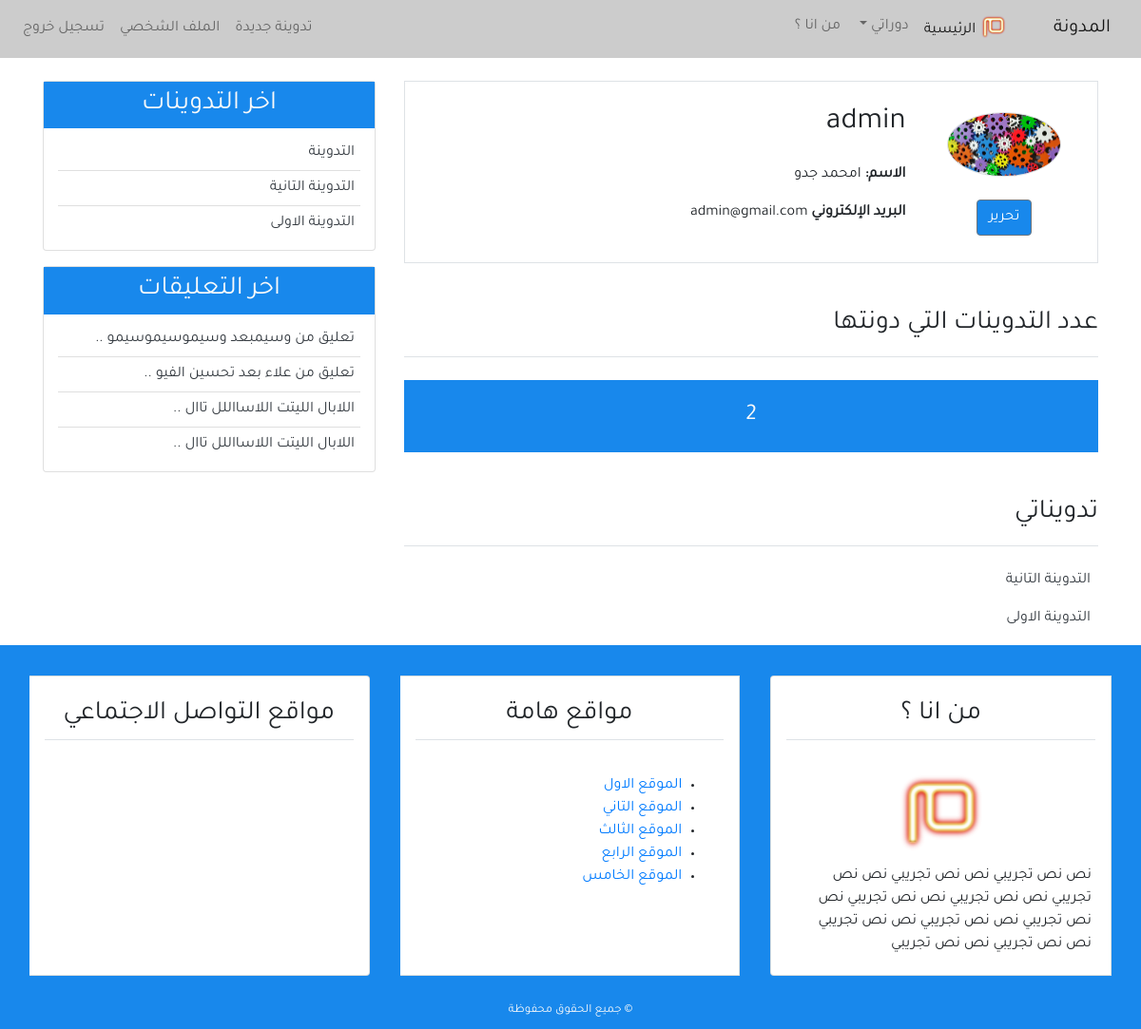
/profile/ (signed in), run on the app's committed database.
### user/models.py (models this page shows, shortened)
class Profile(models.Model):
    image = models.ImageField(default='default.jpg', upload_to='profile_pics')
    user = models.OneToOneField(User, on_delete=models.CASCADE)

### blog/models.py (models this page shows, shortened)
class Post(models.Model):
    title = models.CharField(max_length=100, blank=True, null=True)
    content = models.TextField()
    post_date = models.DateTimeField(default=timezone.now )
    post_update = models.DateTimeField(auto_now = True)
    author = models.ForeignKey(User, on_delete=models.CASCADE)
    class Meta :
        ordering = ('-post_date',)

class Comment(models.Model):
    name = models.CharField(max_length=50, verbose_name ='الاسم ' )
    email = models.EmailField(verbose_name ='البريد الالكتروني')
    body = models.TextField(verbose_name =' التعليق ')
    comment_date = models.DateTimeField(auto_now_add=True)
    active = models.BooleanField(default=False)
    post = models.ForeignKey(Post, related_name='comments', on_delete=models.CASCADE)
    class Meta :
        ordering = ('-comment_date',)

### user/views.py (the view)
# urls.py: path('profile/',views.profile,name = 'profile'),
@login_required(login_url='login')
def profile(request):
    posts = Post.objects.filter(author = request.user)
    return render(request,'user/profile.html',{
        'title': 'الملف الشخصي ' ,
        'posts' : posts
    })

### blog/templatetags/post_tag.py (called while the page is built)
@register.inclusion_tag('blog/latest_posts.html')  #decorator
def latest_posts() : #simple python function
    context ={
        'l_posts' :Post.objects.all()[0:5]
    }
    return context

@register.inclusion_tag('blog/latest_comments.html')  #decorator
def latest_comments() : #simple python function
    context ={
        'l_comments' : Comment.objects.filter(active = True)[:5],
    }
    return context

### user/templates/user/profile.html (shortened to what this page needs)
{% extends 'blog/base.html' %}
{% block content %}
    <div class="border p-4 mb-5 ">
   <div class="row">
   <div class="col-md-3 text-center">
   <img class="img-fluid rounded-circle  border m-2"  width="120px"
   src="{{ user.profile.image.url }}"
   alt="صورة الناشر"
   >
   <div class="mt-3">
       <a class="btn btn-secondary bg-secondary" href="#">    تحرير  </a>
   </div>
   </div>
   <div class="col-md-9">
    <h2 class="mb-4">{{user.username}} </h2>
    <p class="font-weight-bold">الاسم: <span class="font-weight-normal"> {{user.first_name}}  {{user.last_name}} </span></p>
    <p class="font-weight-bold"> البريد الإلكتروني <span class="font-weight-normal">{{user.email}}</span></p>
   </div>
        </div>
</div>
<div class="row">
<div class="col-md">
    <h3 class="border-bottom pb-3 mb-4">
        عدد التدوينات التي دونتها
    </h3>
    <h4 class="bg-secondary text-center p-4 text-light">
  {{posts.count}}
    </h4>
    <h3 class="border-bottom mb-4 pb-3 mt-5">تدويناتي</h3>
    {% for post  in posts  %}
        <ul class="pr-2">
            <a class="text-dark" href="{% url 'detail' post.pk %}"> {{post.title}} </a>
        </ul>
        {% empty %}
        <h4 class="text-center mb-5">لا يوجد تدوينات</h4>
        {% endfor %}
</div>
</div>
{% endblock content %}

### blog/templates/blog/latest_posts.html
<ul class="list-group-flush latest-post">
    {% for post  in l_posts  %}
      <li class="list-group-item latest-post-item" >
           <a class="text-dark" href="{% url 'detail' post.pk  %}"> {{post.title}} </a>
      </li>
    {% endfor %}
</ul>

### blog/templates/blog/latest_comments.html
<ul class="list-group-flush latest-comment">
    {% for comment  in l_comments  %}
      <li class="list-group-item latest-comment-item" >
           <a class="text-dark" href="{% url 'detail' comment.post.pk  %}">
            {% if comment.body|length > 25 %}
            {{comment.body|slice:'30'}} ..
            {% else %}
            {{comment.body}}
            {% endif %}
          </a>
      </li>
      {% empty %}
      <li class="list-group-item latest-comment-item" >  لا يوجد تعليقات </li>
    {% endfor %}
</ul>

### blog/static/blog/css/main.css (style rules this page uses)
html,body { direction: rtl; text-align: right; }
body { font-family: 'Tajawal' , sans-serif; }
.bg-secondary { background-color: #1888ec !important;; }
.latest-post, .latest-comment { padding: 0 15px; }
.latest-post .latest-post-item, .latest-comment .latest-comment-item { padding: 6px; }
.latest-post li:first-child, .latest-comment li:first-child { border-top: 0; }
.latest-post li:last-child, .latest-comment li:last-child { border-bottom: 0; padding-bottom: 0; }

### data on the page
Post: title "التدوينة التانية"
Post: title "التدوينة الاولى"
Post: title "التدوينة"
Comment: body "تعليق من وسيمبعد وسيموسيموسيمو"
Comment: body "تعليق من علاء بعد تحسين الفيو"
Comment: body "اللابال الليتت اللاسااللل تاال"
Comment: body "اللابال الليتت اللاسااللل تاال"

### other printed values
{{ user.username }} "admin"
{{ user.first_name }} "امحمد"
{{ user.last_name }} "جدو"
{{ user.email }} "admin@gmail.com"
{{ posts.count }} "2"
